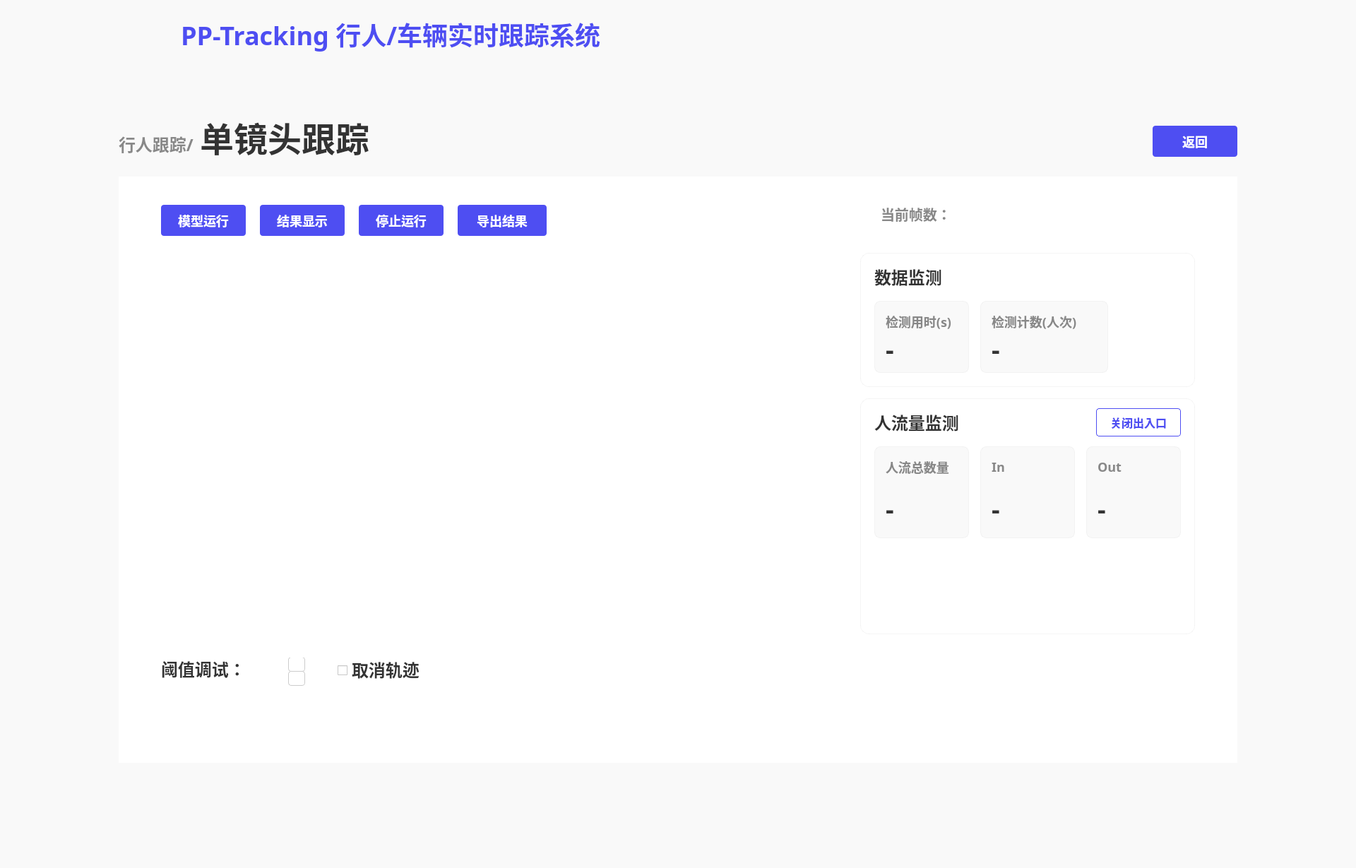
<?xml version="1.0" encoding="UTF-8"?>
<ui version="4.0">
 <class>MainWindow</class>
 <widget class="QMainWindow" name="MainWindow">
  <property name="geometry">
   <rect>
    <x>0</x>
    <y>0</y>
    <width>1920</width>
    <height>1229</height>
   </rect>
  </property>
  <property name="windowTitle">
   <string>MainWindow</string>
  </property>
  <widget class="QWidget" name="centralwidget">
   <property name="styleSheet">
    <string notr="true">QWidget{
background:#F9F9F9;
}</string>
   </property>
   <widget class="QLabel" name="label_2">
    <property name="geometry">
     <rect>
      <x>10</x>
      <y>10</y>
      <width>171</width>
      <height>81</height>
     </rect>
    </property>
    <property name="text">
     <string/>
    </property>
    <property name="pixmap">
     <pixmap resource="../firstSource.qrc">:/1/source/first/PP.PNG</pixmap>
    </property>
    <property name="scaledContents">
     <bool>true</bool>
    </property>
   </widget>
   <widget class="QLabel" name="label_3">
    <property name="geometry">
     <rect>
      <x>0</x>
      <y>0</y>
      <width>1920</width>
      <height>96</height>
     </rect>
    </property>
    <property name="styleSheet">
     <string notr="true">QLabel{
width: 1920px;
height: 96px;
background: #F9F9F9;
box-shadow: 0px 4px 0px 0px rgba(221, 221, 221, 0.3);
}</string>
    </property>
    <property name="text">
     <string/>
    </property>
   </widget>
   <widget class="QLabel" name="label">
    <property name="geometry">
     <rect>
      <x>0</x>
      <y>0</y>
      <width>212</width>
      <height>112</height>
     </rect>
    </property>
    <property name="styleSheet">
     <string notr="true">QLabel{
width: 212px;
height: 112px;
background: linear-gradient(270deg, #5453FF 0%, #553BD2 100%);
box-shadow: 0px 0px 20px 0px rgba(109, 80, 249, 0.4);
}</string>
    </property>
    <property name="text">
     <string/>
    </property>
    <property name="pixmap">
     <pixmap resource="../firstSource.qrc">:/1/source/first/1.PNG</pixmap>
    </property>
    <property name="scaledContents">
     <bool>true</bool>
    </property>
   </widget>
   <widget class="QLabel" name="label_4">
    <property name="geometry">
     <rect>
      <x>256</x>
      <y>22</y>
      <width>651</width>
      <height>52</height>
     </rect>
    </property>
    <property name="styleSheet">
     <string notr="true">QLabel{
width: 592px;
height: 52px;
font-size: 36px;
font-family: AlibabaPuHuiTi_2_75_SemiBold;
background: #F9F9F9;
color: #4E4EF2;
line-height: 52px;
font-weight: bold;
}</string>
    </property>
    <property name="text">
     <string>PP-Tracking 行人/车辆实时跟踪系统</string>
    </property>
   </widget>
   <widget class="QLabel" name="label_5">
    <property name="geometry">
     <rect>
      <x>168</x>
      <y>188</y>
      <width>121</width>
      <height>32</height>
     </rect>
    </property>
    <property name="styleSheet">
     <string notr="true">QLabel{
width: 107px;
height: 32px;
font-size: 24px;
font-family: AlibabaPuHuiTi_2_85_Bold;
color: #888888;
line-height: 32px;
font-weight:bold
}</string>
    </property>
    <property name="text">
     <string>行人跟踪/</string>
    </property>
   </widget>
   <widget class="QLabel" name="label_6">
    <property name="geometry">
     <rect>
      <x>283</x>
      <y>168</y>
      <width>251</width>
      <height>52</height>
     </rect>
    </property>
    <property name="styleSheet">
     <string notr="true">QLabel{
width: 237px;
height: 52px;
font-size: 48px;
font-family: AlibabaPuHuiTi_2_55_Regular;
color: #333333;
line-height: 52px;
font-weight:bold;
}</string>
    </property>
    <property name="text">
     <string>单镜头跟踪</string>
    </property>
   </widget>
   <widget class="QWidget" name="widget" native="true">
    <property name="geometry">
     <rect>
      <x>168</x>
      <y>250</y>
      <width>1584</width>
      <height>830</height>
     </rect>
    </property>
    <property name="layoutDirection">
     <enum>Qt::LeftToRight</enum>
    </property>
    <property name="styleSheet">
     <string notr="true">QWidget{
width: 1584px;
height: 830px;
background: #FFFFFF;
}</string>
    </property>
    <widget class="QPushButton" name="pushButton">
     <property name="geometry">
      <rect>
       <x>60</x>
       <y>40</y>
       <width>120</width>
       <height>44</height>
      </rect>
     </property>
     <property name="styleSheet">
      <string notr="true">QPushButton{
font-size: 18px;
font-family: AlibabaPuHuiTi_2_65_Medium;
color: #FFFFFF;	
line-height: 26px;

width: 120px;
height: 44px;
background: #4E4EF2;
border-radius: 4px;
font-weight: bold;
}

QPushButton:hover{
width: 120px;
height: 44px;
background: rgba(78, 78, 242, 204);
border-radius: 4px;
opacity: 0.8;

font-size: 18px;
font-family: AlibabaPuHuiTi_2_65_Medium;
color: #FFFFFF;	
line-height: 26px;
font-weight: bold;
}</string>
     </property>
     <property name="text">
      <string>模型运行</string>
     </property>
    </widget>
    <widget class="QPushButton" name="pushButton_2">
     <property name="enabled">
      <bool>false</bool>
     </property>
     <property name="geometry">
      <rect>
       <x>200</x>
       <y>40</y>
       <width>120</width>
       <height>44</height>
      </rect>
     </property>
     <property name="styleSheet">
      <string notr="true">QPushButton{
font-size: 18px;
font-family: AlibabaPuHuiTi_2_65_Medium;
color: #FFFFFF;	
line-height: 26px;

width: 120px;
height: 44px;
background: #4E4EF2;
border-radius: 4px;
font-weight: bold;
}

QPushButton:hover{
width: 120px;
height: 44px;
background: rgba(78, 78, 242, 204);
border-radius: 4px;
opacity: 0.8;

font-size: 18px;
font-family: AlibabaPuHuiTi_2_65_Medium;
color: #FFFFFF;	
line-height: 26px;
font-weight: bold;
}

QPushButton:click{
width: 120px;
height: 44px;
background: #4242D3;
border-radius: 4px;

font-size: 18px;
font-family: AlibabaPuHuiTi_2_65_Medium;
color: #FFFFFF;	
line-height: 26px;
font-weight: bold;
}</string>
     </property>
     <property name="text">
      <string>结果显示</string>
     </property>
    </widget>
    <widget class="QPushButton" name="pushButton_3">
     <property name="enabled">
      <bool>false</bool>
     </property>
     <property name="geometry">
      <rect>
       <x>340</x>
       <y>40</y>
       <width>120</width>
       <height>44</height>
      </rect>
     </property>
     <property name="styleSheet">
      <string notr="true">QPushButton{
font-size: 18px;
font-family: AlibabaPuHuiTi_2_65_Medium;
color: #FFFFFF;	
line-height: 26px;

width: 120px;
height: 44px;
background: #4E4EF2;
border-radius: 4px;
font-weight: bold;
}

QPushButton:hover{
width: 120px;
height: 44px;
background: rgba(78, 78, 242, 204);
border-radius: 4px;
opacity: 0.8;

font-size: 18px;
font-family: AlibabaPuHuiTi_2_65_Medium;
color: #FFFFFF;	
line-height: 26px;
font-weight: bold;
}

QPushButton:click{
width: 120px;
height: 44px;
background: #4242D3;
border-radius: 4px;

font-size: 18px;
font-family: AlibabaPuHuiTi_2_65_Medium;
color: #FFFFFF;	
line-height: 26px;
font-weight: bold;
}</string>
     </property>
     <property name="text">
      <string>停止运行</string>
     </property>
    </widget>
    <widget class="QLabel" name="label_7">
     <property name="geometry">
      <rect>
       <x>60</x>
       <y>108</y>
       <width>960</width>
       <height>540</height>
      </rect>
     </property>
     <property name="styleSheet">
      <string notr="true">QLabel{
width: 960px;
height: 540px;
}</string>
     </property>
     <property name="text">
      <string/>
     </property>
    </widget>
    <widget class="QLabel" name="label_8">
     <property name="geometry">
      <rect>
       <x>60</x>
       <y>679</y>
       <width>111</width>
       <height>36</height>
      </rect>
     </property>
     <property name="styleSheet">
      <string notr="true">QLabel{
width: 119px;
height: 36px;
font-size: 24px;
font-family: AlibabaPuHuiTi_2_65_Medium;
color: #333333;
line-height: 36px;
font-weight:bold;
}</string>
     </property>
     <property name="text">
      <string>阈值调试：</string>
     </property>
    </widget>
    <widget class="QPushButton" name="pushButton_8">
     <property name="enabled">
      <bool>false</bool>
     </property>
     <property name="geometry">
      <rect>
       <x>480</x>
       <y>40</y>
       <width>126</width>
       <height>44</height>
      </rect>
     </property>
     <property name="whatsThis">
      <string>&lt;html&gt;&lt;head/&gt;&lt;body&gt;&lt;p&gt;3411212&lt;/p&gt;&lt;/body&gt;&lt;/html&gt;</string>
     </property>
     <property name="styleSheet">
      <string notr="true">QPushButton{
font-size: 18px;
font-family: AlibabaPuHuiTi_2_65_Medium;
color: #FFFFFF;	
line-height: 26px;

width: 120px;
height: 44px;
background: #4E4EF2;
border-radius: 4px;
font-weight: bold;
}

QPushButton:hover{
width: 120px;
height: 44px;
background: rgba(78, 78, 242, 204);
border-radius: 4px;
opacity: 0.8;

font-size: 18px;
font-family: AlibabaPuHuiTi_2_65_Medium;
color: #FFFFFF;	
line-height: 26px;
font-weight: bold;
}

QPushButton:click{
width: 120px;
height: 44px;
background: #4242D3;
border-radius: 4px;

font-size: 18px;
font-family: AlibabaPuHuiTi_2_65_Medium;
color: #FFFFFF;	
line-height: 26px;
font-weight: bold;
}</string>
     </property>
     <property name="text">
      <string>导出结果</string>
     </property>
    </widget>
    <widget class="QWidget" name="widget_2" native="true">
     <property name="geometry">
      <rect>
       <x>1050</x>
       <y>108</y>
       <width>474</width>
       <height>190</height>
      </rect>
     </property>
     <property name="styleSheet">
      <string notr="true">QWidget{
width: 474px;
height: 190px;
background: #FFFFFF;
box-shadow: 0px 0px 50px 0px rgba(0, 0, 0, 0.06);
border-radius: 12px;
border: 1px solid rgba(221, 221, 221, 0.3);
}</string>
     </property>
     <widget class="QLabel" name="label_14">
      <property name="geometry">
       <rect>
        <x>20</x>
        <y>16</y>
        <width>111</width>
        <height>36</height>
       </rect>
      </property>
      <property name="styleSheet">
       <string notr="true">QLabel{
width: 95px;
height: 36px;
font-size: 24px;
font-family: AlibabaPuHuiTi_2_65_Medium;
color: #333333;
line-height: 36px;

border-radius: 0px;
border: 0px solid rgba(221, 221, 221, 0.3);

font-weight:bold;
}</string>
      </property>
      <property name="text">
       <string>数据监测</string>
      </property>
     </widget>
     <widget class="QWidget" name="widget_4" native="true">
      <property name="geometry">
       <rect>
        <x>20</x>
        <y>68</y>
        <width>134</width>
        <height>102</height>
       </rect>
      </property>
      <property name="styleSheet">
       <string notr="true">QWidget{
width: 134px;
height: 102px;
background: #F9F9F9;
border-radius: 8px;
}</string>
      </property>
      <widget class="QLabel" name="label_25">
       <property name="geometry">
        <rect>
         <x>16</x>
         <y>16</y>
         <width>111</width>
         <height>26</height>
        </rect>
       </property>
       <property name="styleSheet">
        <string notr="true">QLabel{
width: 102px;
height: 26px;
font-size: 18px;
font-family: AlibabaPuHuiTi_2_65_Medium;
color: #888888;
line-height: 26px;
font-weight:bold;

border-radius: 0px;
border:0px
}</string>
       </property>
       <property name="text">
        <string>检测用时(s)</string>
       </property>
      </widget>
      <widget class="QLabel" name="label_26">
       <property name="geometry">
        <rect>
         <x>16</x>
         <y>50</y>
         <width>101</width>
         <height>36</height>
        </rect>
       </property>
       <property name="styleSheet">
        <string notr="true">QLabel{
width: 25px;
height: 36px;
font-size: 36px;
font-family: AlibabaPuHuiTi_2_85_Bold;
color: #333333;
line-height: 36px;
font-weight:bold;

border-radius:0px;
border:0px
}</string>
       </property>
       <property name="text">
        <string>-</string>
       </property>
      </widget>
     </widget>
     <widget class="QWidget" name="widget_5" native="true">
      <property name="geometry">
       <rect>
        <x>170</x>
        <y>68</y>
        <width>181</width>
        <height>102</height>
       </rect>
      </property>
      <property name="styleSheet">
       <string notr="true">QWidget{
width: 134px;
height: 102px;
background: #F9F9F9;
border-radius: 8px;
}</string>
      </property>
      <widget class="QLabel" name="label_27">
       <property name="geometry">
        <rect>
         <x>16</x>
         <y>16</y>
         <width>131</width>
         <height>26</height>
        </rect>
       </property>
       <property name="styleSheet">
        <string notr="true">QLabel{
width: 102px;
height: 26px;
font-size: 18px;
font-family: AlibabaPuHuiTi_2_65_Medium;
color: #888888;
line-height: 26px;
font-weight:bold;

border-radius: 0px;
border:0px
}</string>
       </property>
       <property name="text">
        <string>检测计数(人次)</string>
       </property>
      </widget>
      <widget class="QLabel" name="label_28">
       <property name="geometry">
        <rect>
         <x>16</x>
         <y>50</y>
         <width>101</width>
         <height>36</height>
        </rect>
       </property>
       <property name="styleSheet">
        <string notr="true">QLabel{
width: 25px;
height: 36px;
font-size: 36px;
font-family: AlibabaPuHuiTi_2_85_Bold;
color: #333333;
line-height: 36px;
font-weight:bold;

border-radius:0px;
border:0px
}</string>
       </property>
       <property name="text">
        <string>-</string>
       </property>
      </widget>
     </widget>
    </widget>
    <widget class="QWidget" name="widget_3" native="true">
     <property name="geometry">
      <rect>
       <x>1050</x>
       <y>314</y>
       <width>474</width>
       <height>334</height>
      </rect>
     </property>
     <property name="styleSheet">
      <string notr="true">QWidget{
width: 474px;
height: 334px;
background: #FFFFFF;
box-shadow: 0px 0px 50px 0px rgba(0, 0, 0, 0.06);
border-radius: 12px;
border: 1px solid rgba(221, 221, 221, 0.3);
}
</string>
     </property>
     <widget class="QLabel" name="label_15">
      <property name="geometry">
       <rect>
        <x>20</x>
        <y>16</y>
        <width>141</width>
        <height>36</height>
       </rect>
      </property>
      <property name="styleSheet">
       <string notr="true">QLabel{
border-radius: 0px;
border: 0px solid rgba(221, 221, 221, 0.3);
font-weight:bold;
width: 119px;
height: 36px;
font-size: 24px;
font-family: AlibabaPuHuiTi_2_65_Medium;
color: #333333;
line-height: 36px;
}</string>
      </property>
      <property name="text">
       <string>人流量监测</string>
      </property>
     </widget>
     <widget class="QPushButton" name="pushButton_10">
      <property name="geometry">
       <rect>
        <x>334</x>
        <y>14</y>
        <width>120</width>
        <height>40</height>
       </rect>
      </property>
      <property name="styleSheet">
       <string notr="true">QPushButton{
width: 120px;
height: 40px;
border-radius: 4px;
border: 1px solid #4E4EF2;
font-weight:bold;

font-size: 16px;
font-family: AlibabaPuHuiTi_2_65_Medium;
color: #4E4EF2;
line-height: 24px;
}
QPushButton:hover{
width: 120px;
height: 44px;
background: rgba(255, 255, 255, 204);
border-radius: 4px;
border: 1px solid rgba(78, 78, 242, 204);

font-weight:bold;
font-size: 16px;
font-family: AlibabaPuHuiTi_2_65_Medium;
color: rgba(78, 78, 242, 204);
line-height: 24px;
}</string>
      </property>
      <property name="text">
       <string>关闭出入口</string>
      </property>
     </widget>
     <widget class="QWidget" name="widget_7" native="true">
      <property name="geometry">
       <rect>
        <x>20</x>
        <y>68</y>
        <width>134</width>
        <height>130</height>
       </rect>
      </property>
      <property name="styleSheet">
       <string notr="true">QWidget{
width: 134px;
height: 102px;
background: #F9F9F9;
border-radius: 8px;
}</string>
      </property>
      <widget class="QLabel" name="label_31">
       <property name="geometry">
        <rect>
         <x>16</x>
         <y>16</y>
         <width>111</width>
         <height>26</height>
        </rect>
       </property>
       <property name="styleSheet">
        <string notr="true">QLabel{
width: 102px;
height: 26px;
font-size: 18px;
font-family: AlibabaPuHuiTi_2_65_Medium;
color: #888888;
line-height: 26px;
font-weight:bold;

border-radius: 0px;
border:0px
}</string>
       </property>
       <property name="text">
        <string>人流总数量</string>
       </property>
      </widget>
      <widget class="QLabel" name="label_32">
       <property name="geometry">
        <rect>
         <x>16</x>
         <y>70</y>
         <width>101</width>
         <height>36</height>
        </rect>
       </property>
       <property name="styleSheet">
        <string notr="true">QLabel{
width: 25px;
height: 36px;
font-size: 36px;
font-family: AlibabaPuHuiTi_2_85_Bold;
color: #333333;
line-height: 36px;
font-weight:bold;

border-radius:0px;
border:0px
}</string>
       </property>
       <property name="text">
        <string>-</string>
       </property>
      </widget>
     </widget>
     <widget class="QWidget" name="widget_9" native="true">
      <property name="geometry">
       <rect>
        <x>170</x>
        <y>68</y>
        <width>134</width>
        <height>130</height>
       </rect>
      </property>
      <property name="styleSheet">
       <string notr="true">QWidget{
width: 134px;
height: 102px;
background: #F9F9F9;
border-radius: 8px;
}</string>
      </property>
      <widget class="QLabel" name="label_33">
       <property name="geometry">
        <rect>
         <x>16</x>
         <y>16</y>
         <width>111</width>
         <height>26</height>
        </rect>
       </property>
       <property name="styleSheet">
        <string notr="true">QLabel{
width: 102px;
height: 26px;
font-size: 18px;
font-family: AlibabaPuHuiTi_2_65_Medium;
color: #888888;
line-height: 26px;
font-weight:bold;

border-radius: 0px;
border:0px
}</string>
       </property>
       <property name="text">
        <string>In</string>
       </property>
      </widget>
      <widget class="QLabel" name="label_34">
       <property name="geometry">
        <rect>
         <x>16</x>
         <y>70</y>
         <width>101</width>
         <height>36</height>
        </rect>
       </property>
       <property name="styleSheet">
        <string notr="true">QLabel{
width: 25px;
height: 36px;
font-size: 36px;
font-family: AlibabaPuHuiTi_2_85_Bold;
color: #333333;
line-height: 36px;
font-weight:bold;

border-radius:0px;
border:0px
}</string>
       </property>
       <property name="text">
        <string>-</string>
       </property>
      </widget>
     </widget>
     <widget class="QWidget" name="widget_10" native="true">
      <property name="geometry">
       <rect>
        <x>320</x>
        <y>68</y>
        <width>134</width>
        <height>130</height>
       </rect>
      </property>
      <property name="styleSheet">
       <string notr="true">QWidget{
width: 134px;
height: 102px;
background: #F9F9F9;
border-radius: 8px;
}</string>
      </property>
      <widget class="QLabel" name="label_35">
       <property name="geometry">
        <rect>
         <x>16</x>
         <y>16</y>
         <width>111</width>
         <height>26</height>
        </rect>
       </property>
       <property name="styleSheet">
        <string notr="true">QLabel{
width: 102px;
height: 26px;
font-size: 18px;
font-family: AlibabaPuHuiTi_2_65_Medium;
color: #888888;
line-height: 26px;
font-weight:bold;

border-radius: 0px;
border:0px
}</string>
       </property>
       <property name="text">
        <string>Out</string>
       </property>
      </widget>
      <widget class="QLabel" name="label_36">
       <property name="geometry">
        <rect>
         <x>16</x>
         <y>70</y>
         <width>101</width>
         <height>36</height>
        </rect>
       </property>
       <property name="styleSheet">
        <string notr="true">QLabel{
width: 25px;
height: 36px;
font-size: 36px;
font-family: AlibabaPuHuiTi_2_85_Bold;
color: #333333;
line-height: 36px;
font-weight:bold;

border-radius:0px;
border:0px
}</string>
       </property>
       <property name="text">
        <string>-</string>
       </property>
      </widget>
     </widget>
    </widget>
    <widget class="QLabel" name="label_22">
     <property name="geometry">
      <rect>
       <x>1079</x>
       <y>40</y>
       <width>101</width>
       <height>26</height>
      </rect>
     </property>
     <property name="styleSheet">
      <string notr="true">QLabel{
width: 89px;
height: 26px;
font-size: 20px;
font-family: AlibabaPuHuiTi_2_65_Medium;
color: #888888;
line-height: 26px;
font-weight:bold;
}</string>
     </property>
     <property name="text">
      <string>当前帧数：</string>
     </property>
    </widget>
    <widget class="QLabel" name="label_frames">
     <property name="geometry">
      <rect>
       <x>1180</x>
       <y>40</y>
       <width>111</width>
       <height>26</height>
      </rect>
     </property>
     <property name="styleSheet">
      <string notr="true">QLabel{
width: 89px;
height: 26px;
font-size: 20px;
font-family: AlibabaPuHuiTi_2_65_Medium;
color: #888888;
line-height: 26px;
font-weight:bold;
}</string>
     </property>
     <property name="text">
      <string/>
     </property>
    </widget>
    <widget class="QLabel" name="label_10">
     <property name="geometry">
      <rect>
       <x>240</x>
       <y>680</y>
       <width>24</width>
       <height>21</height>
      </rect>
     </property>
     <property name="styleSheet">
      <string notr="true">QLabel{
width: 24px;
height: 21px;
background: #FFFFFF;
border-radius: 4px 4px 0px 0px;
border: 1px solid #CCCCCC;
}</string>
     </property>
     <property name="text">
      <string/>
     </property>
    </widget>
    <widget class="QLabel" name="label_18">
     <property name="geometry">
      <rect>
       <x>240</x>
       <y>700</y>
       <width>24</width>
       <height>21</height>
      </rect>
     </property>
     <property name="styleSheet">
      <string notr="true">QLabel{
width: 24px;
height: 21px;
background: #FFFFFF;
border-radius:4px;
border: 1px solid #CCCCCC;
}</string>
     </property>
     <property name="text">
      <string/>
     </property>
    </widget>
    <widget class="QPushButton" name="pushButton_7">
     <property name="geometry">
      <rect>
       <x>244</x>
       <y>682</y>
       <width>16</width>
       <height>16</height>
      </rect>
     </property>
     <property name="styleSheet">
      <string notr="true">QPushButton{
image:url(:/1/source/second/normal_triangle_up.png);
border:0px
}

QPushButton:hover{
image:url(:/1/source/second/light_up.png);
border:0px
}</string>
     </property>
     <property name="text">
      <string/>
     </property>
    </widget>
    <widget class="QPushButton" name="pushButton_11">
     <property name="geometry">
      <rect>
       <x>244</x>
       <y>702</y>
       <width>16</width>
       <height>16</height>
      </rect>
     </property>
     <property name="styleSheet">
      <string notr="true">QPushButton{
image:url(:/1/source/second/normal_triangle_down.png);
border:0px
}
QPushButton:hover{
image:url(:/1/source/second/light_down.png);
border:0px
}</string>
     </property>
     <property name="text">
      <string/>
     </property>
    </widget>
    <widget class="QLabel" name="label_confi_tip">
     <property name="geometry">
      <rect>
       <x>70</x>
       <y>590</y>
       <width>301</width>
       <height>91</height>
      </rect>
     </property>
     <property name="styleSheet">
      <string notr="true">QLabel{
width: 300px;
height: 108px;
opacity: 0.1;
background:url(:/1/source/second/ToolTip.PNG);
background-repeat: no-repeat;

font-size: 14px;
font-family: AlibabaPuHuiTi_2_55_Regular;
color: #FFFFFF;
line-height: 22px;
padding:10px
}</string>
     </property>
     <property name="text">
      <string>请在模型运行前调整阈值；阈值默认值：0.5 </string>
     </property>
     <property name="scaledContents">
      <bool>true</bool>
     </property>
     <property name="alignment">
      <set>Qt::AlignLeading|Qt::AlignLeft|Qt::AlignVCenter</set>
     </property>
     <property name="wordWrap">
      <bool>true</bool>
     </property>
    </widget>
    <widget class="QCheckBox" name="checkBox">
     <property name="geometry">
      <rect>
       <x>310</x>
       <y>679</y>
       <width>31</width>
       <height>41</height>
      </rect>
     </property>
     <property name="font">
      <font>
       <pointsize>15</pointsize>
       <weight>75</weight>
       <bold>true</bold>
      </font>
     </property>
     <property name="styleSheet">
      <string notr="true">QcheckBox {
width: 110px;
height: 40px;
font-size: 24px;
font-family: AlibabaPuHuiTi_2_65_Medium;
color: #333333;
line-height: 36px;
font-weight:bold;
}</string>
     </property>
     <property name="text">
      <string/>
     </property>
    </widget>
    <widget class="QLabel" name="label_12">
     <property name="geometry">
      <rect>
       <x>330</x>
       <y>680</y>
       <width>121</width>
       <height>36</height>
      </rect>
     </property>
     <property name="styleSheet">
      <string notr="true">QLabel{
width: 119px;
height: 36px;
font-size: 24px;
font-family: AlibabaPuHuiTi_2_65_Medium;
color: #333333;
line-height: 36px;
font-weight:bold;
}</string>
     </property>
     <property name="text">
      <string>取消轨迹</string>
     </property>
    </widget>
   </widget>
   <widget class="QPushButton" name="pushButton_13">
    <property name="geometry">
     <rect>
      <x>1632</x>
      <y>178</y>
      <width>120</width>
      <height>44</height>
     </rect>
    </property>
    <property name="styleSheet">
     <string notr="true">QPushButton{
font-size: 18px;
font-family: AlibabaPuHuiTi_2_65_Medium;
color: #FFFFFF;	
line-height: 26px;

width: 120px;
height: 44px;
background: #4E4EF2;
border-radius: 4px;
font-weight: bold;
}

QPushButton:hover{
width: 120px;
height: 44px;
background: rgba(78, 78, 242, 204);
border-radius: 4px;
opacity: 0.8;

font-size: 18px;
font-family: AlibabaPuHuiTi_2_65_Medium;
color: #FFFFFF;	
line-height: 26px;
font-weight: bold;
}

QPushButton:click{
width: 120px;
height: 44px;
background: #4242D3;
border-radius: 4px;

font-size: 18px;
font-family: AlibabaPuHuiTi_2_65_Medium;
color: #FFFFFF;	
line-height: 26px;
font-weight: bold;
}</string>
    </property>
    <property name="text">
     <string>返回</string>
    </property>
   </widget>
   <zorder>label_3</zorder>
   <zorder>label</zorder>
   <zorder>label_4</zorder>
   <zorder>label_2</zorder>
   <zorder>label_5</zorder>
   <zorder>label_6</zorder>
   <zorder>widget</zorder>
   <zorder>pushButton_13</zorder>
  </widget>
 </widget>
 <resources>
  <include location="../firstSource.qrc"/>
  <include location="../secondSource.qrc"/>
  <include location="../firstSource.qrc"/>
 </resources>
 <connections/>
</ui>
